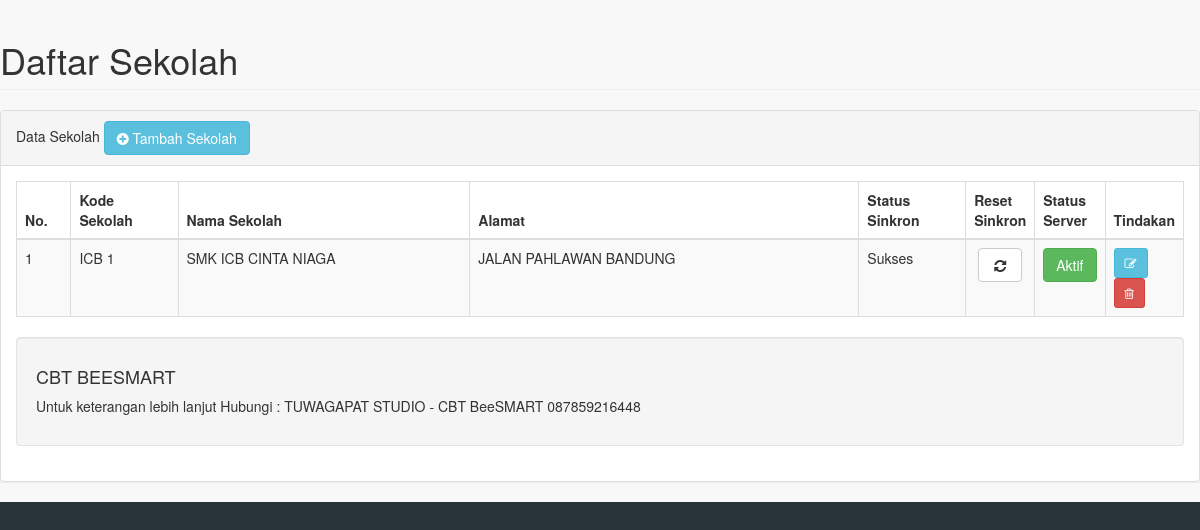
/panel/pages/daftar_sekolah.php (signed in), run on the app's committed database.
### tables this page shows
CREATE TABLE `server_sekolah` (
  `Urut` int(11) NOT NULL,
  `XServerId` varchar(50) NOT NULL,
  `XSekolah` varchar(200) NOT NULL,
  `XIPSekolah` varchar(50) NOT NULL,
  `XStatus` enum('0','1') NOT NULL,
  `XAlamatSek` text NOT NULL,
  `XStatusSinc` int(11) NOT NULL DEFAULT '0'
);

### panel/pages/daftar_sekolah.php (the view, shortened to what this page needs)
<!DOCTYPE html>
<html lang="en">
<head>
    <link href="../vendor/bootstrap/css/bootstrap.min.css" rel="stylesheet">
    <link href="../vendor/metisMenu/metisMenu.min.css" rel="stylesheet">
    <link href="../vendor/datatables-plugins/dataTables.bootstrap.css" rel="stylesheet">
    <link href="../vendor/datatables-responsive/dataTables.responsive.css" rel="stylesheet">
    <link href="../dist/css/sb-admin-2.css" rel="stylesheet">
    <link href="../vendor/font-awesome/css/font-awesome.min.css" rel="stylesheet" type="text/css">
</head>
<body>
            <div class="row">
                <div class="col-lg-12">
                    <h1 class="page-header">Daftar Sekolah</h1>
                </div>
            </div>
            <div class="row">
                <div class="col-lg-12">
                    <div class="panel panel-default">
                        <div class="panel-heading">
                            Data Sekolah
<?php echo "<a href='#myTam' id='custId' data-toggle='modal' data-id=''>"; ?>
<button type="button" class="btn btn-info btn-small" ><i class="fa fa-plus-circle"></i>
Tambah Sekolah</button>
<?php echo "</a>";?>
                        </div>
                        <div class="panel-body">
                            <table width="100%" class="table table-striped table-bordered table-hover" id="dataTables-example">
                                <thead>
                                    <tr>
	                                    <th width="5%">No.</th>
                                        <th width="10%">Kode Sekolah</th>
                                        <th width="30%">Nama Sekolah</th>
                                        <th width="40%">Alamat</th>
										<th width="10%">Status<br>Sinkron</th>
										<th width="10%">Reset<br>Sinkron</th>
										<th width="10%">Status<br>Server</th>
                                        <th width="10%">Tindakan</th>
                                 </tr>
                                </thead>
                                <tbody>
                                <?php
								$sql = mysql_query("select * from server_sekolah order by XServerId");
								$no=0;
								while($s = mysql_fetch_array($sql)){
								$stts = $s['XStatus'];
								if (mysql_query("select * from cbt_sinc limit 1")==TRUE){
								$ssync=$s['XStatusSinc'];
								}else{
								$ssync=3;}
								$no++
								?>
                                    <tr class="odd gradeX">
                                        <td><?php echo $no; ?></td>
                                        <td><?php echo $s['XServerId']; ?></td>
                                        <td><?php echo $s['XSekolah']; ?></td>
                                        <td><?php echo $s['XAlamatSek']; ?></td>
										<td><?php
										if ($ssync==0){
												echo "<b>Belum";
											}elseif($ssync==2){
												echo "Sukses";
											}elseif($ssync==1) {
												echo "Sedang Proses";
											}elseif($ssync==3) {
												echo "Tanpa Batas";
											}
										?>
										<td align="center">
										<?php if($ssync=="3"){
											echo "Tanpa Reset";
											} else { ?>
												<a href="?modul=data_skul&reset&server=<?php echo $s['XServerId']; ?>">
												<button class="btn btn-default" ><?php echo "<i class='fa fa-refresh fa-fw'></i>";?></button></a>
										<?php } ?>
										</td>
                                        <td><a href="?modul=data_skul&aksi1=status&urut=<?php echo $s['Urut']; ?>">
                                        <?php if($stts=="1"){ ?>
										<button type="button" class="btn btn-success">Aktif</button></a>
                                        <?php } else { ?>
                                        <button type="button" class="btn btn-default">Non Aktif</button></a>
										<?php } ?>
                                        </td>
                                        <?php echo "<td><a href='#myModal' id='custId' data-toggle='modal' data-id=".$s['Urut'].">"; ?>
										<button type="button" class="btn btn-info btn-sm"><i class="fa fa-edit"></i></button></a>
                                        <a href="?modul=data_skul&aksi=hapus&urut=<?php echo $s['Urut']; ?>"><button type="button" class="btn btn-danger btn-sm"><i class="fa fa-trash-o "></i></button></a></td>
                                    </td></tr>
                                <?php } ?>
                                </tbody>
                            </table>
                            <div class="well">
                                <h4>CBT BEESMART</h4>
                                <p>Untuk keterangan lebih lanjut Hubungi : TUWAGAPAT STUDIO - CBT BeeSMART  087859216448</p>
                            </div>
                        </div>
                    </div>
                </div>
            </div>
</body>
</html>

### data on the page
server_sekolah: XServerId "ICB 1", XSekolah "SMK ICB CINTA NIAGA", XAlamatSek "JALAN PAHLAWAN BANDUNG", XStatusSinc "Sukses", XStatus "Aktif"
